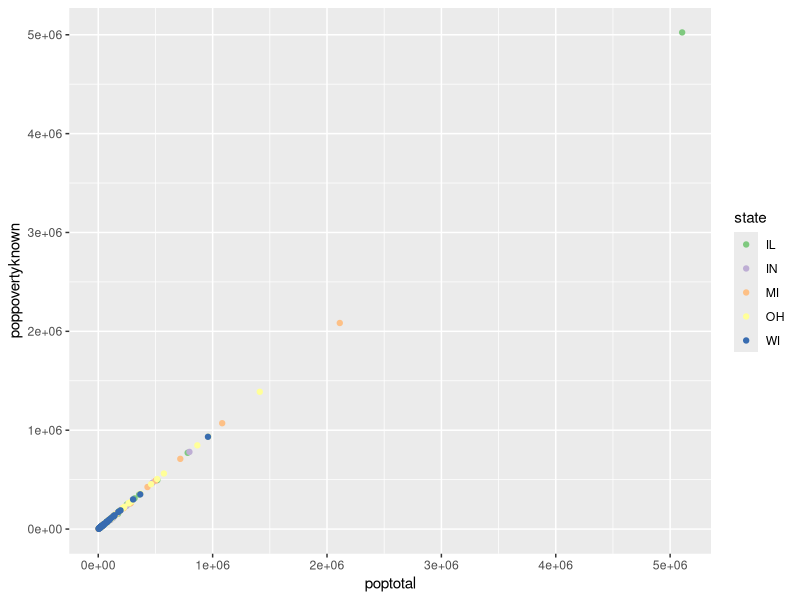

This chart was generated by the following R code:
# ggplot2 comes default
library(ggplot2)

# install RColorBrewer
library(RColorBrewer)

# load midwest data
data("midwest")

# Scatter plot of total population versus known poverty population
ggplot(midwest, aes(x = poptotal, y = poppovertyknown, color = state)) + geom_point() + scale_color_brewer(palette = 'Accent')
